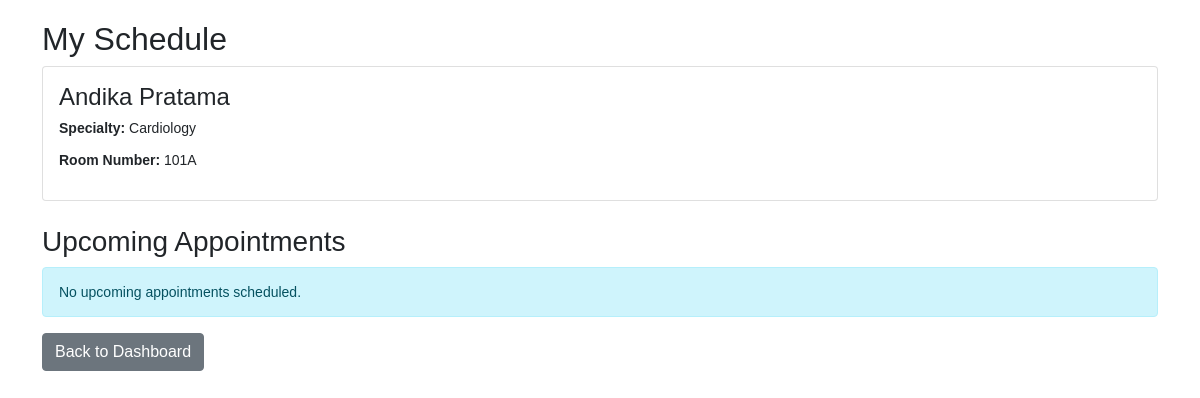
Page /doctor_schedule.php (signed in) on the committed database.
### tables this page shows
CREATE TABLE `doctors` (
  `doctor_id` int(11) NOT NULL,
  `name` varchar(100) NOT NULL,
  `specialty_id` int(11) NOT NULL,
  `room_number` varchar(20) NOT NULL,
  `phone` varchar(20) NOT NULL,
  `email` varchar(100) NOT NULL,
  `username` varchar(50) NOT NULL,
  `password` varchar(255) NOT NULL,
  `created_at` timestamp NOT NULL DEFAULT current_timestamp()
);

CREATE TABLE `specialties` (
  `specialty_id` int(11) NOT NULL,
  `name` varchar(100) NOT NULL
);

### doctor_schedule.php (the view, shortened to what this page needs)
<?php
require_once "config.php";
$sql = "SELECT d.name, d.room_number, s.name as specialty
        FROM doctors d
        JOIN specialties s ON d.specialty_id = s.specialty_id
        WHERE d.doctor_id = ?";
if($stmt = mysqli_prepare($conn, $sql)){
    mysqli_stmt_bind_param($stmt, "i", $param_doctor_id);
    if(mysqli_stmt_execute($stmt)){
        $result = mysqli_stmt_get_result($stmt);
        if(mysqli_num_rows($result) == 1){
            $doctor_info = mysqli_fetch_array($result);
        }
    }
}
?>
<!DOCTYPE html>
<html lang="en">
<head>
    <link rel="stylesheet" href="https://cdnjs.cloudflare.com/ajax/libs/bootstrap/5.1.3/css/bootstrap.min.css">
</head>
<body>
    <div class="container">
        <h2>My Schedule</h2>
        <?php if(isset($doctor_info)): ?>
        <div class="card mb-4">
            <div class="card-body">
                <h4><?php echo $doctor_info['name']; ?></h4>
                <p><strong>Specialty:</strong> <?php echo $doctor_info['specialty']; ?></p>
                <p><strong>Room Number:</strong> <?php echo $doctor_info['room_number']; ?></p>
            </div>
        </div>
        <?php endif; ?>
        <h3>Upcoming Appointments</h3>
        <?php
        $appointments_by_date = [];
        ?>
        <?php if(!empty($appointments_by_date)): ?>
            <?php foreach($appointments_by_date as $date => $daily_appointments): ?>
                <div class="card mb-3">
                    <div class="card-header bg-primary text-white">
                        <h5><?php echo date('l, F d, Y', strtotime($date)); ?></h5>
                    </div>
                    <div class="card-body">
                        <table class="table">
                            <thead>
                                <tr>
                                    <th>Time</th>
                                    <th>Patient</th>
                                    <th>Age</th>
                                    <th>Gender</th>
                                    <th>Contact</th>
                                    <th>Status</th>
                                    <th>Actions</th>
                                </tr>
                            </thead>
                            <tbody>
                                <?php foreach($daily_appointments as $appointment): ?>
                                    <tr>
                                        <td><?php echo date('h:i A', strtotime($appointment['appointment_datetime'])); ?></td>
                                        <td><?php echo $appointment['patient_name']; ?></td>
                                        <td><?php echo date_diff(date_create($appointment['dob']), date_create('now'))->y; ?> years</td>
                                        <td><?php echo $appointment['gender']; ?></td>
                                        <td><?php echo $appointment['phone']; ?></td>
                                        <td>
                                            <?php
                                            if($appointment['status'] == 'Scheduled') echo '<span class="badge bg-primary">Scheduled</span>';
                                            elseif($appointment['status'] == 'Completed') echo '<span class="badge bg-success">Completed</span>';
                                            else echo '<span class="badge bg-danger">Cancelled</span>';
                                            ?>
                                        </td>
                                        <td>
                                            <a href="view_patient.php?id=<?php echo $appointment['appointment_id']; ?>" class="btn btn-sm btn-info">View Patient</a>
                                            <?php if($appointment['status'] == 'Scheduled'): ?>
                                                <a href="complete_appointment.php?id=<?php echo $appointment['appointment_id']; ?>" class="btn btn-sm btn-success">Complete</a>
                                            <?php endif; ?>
                                        </td>
                                    </tr>
                                <?php endforeach; ?>
                            </tbody>
                        </table>
                    </div>
                </div>
            <?php endforeach; ?>
        <?php else: ?>
            <div class="alert alert-info">No upcoming appointments scheduled.</div>
        <?php endif; ?>
        <p><a href="doctor_dashboard.php" class="btn btn-secondary">Back to Dashboard</a></p>
    </div>
</body>
</html>

### doctor_schedule.php (style rules this page uses)
body { font: 14px sans-serif; padding: 20px; }

### rows in the picture
doctors: name "Andika Pratama", specialty.name "Cardiology", room_number "101A"
